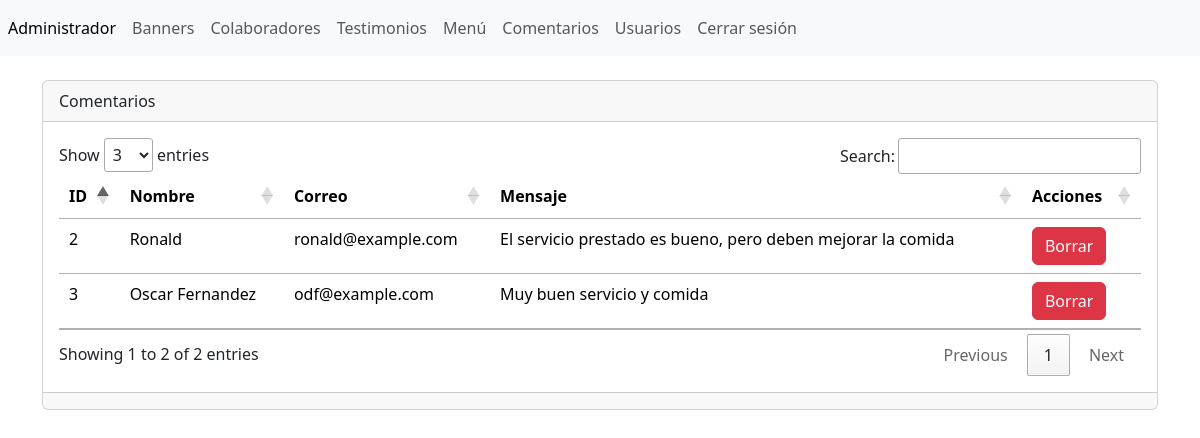
The page /admin/section/comments/index.php (signed in) on the database its author committed.
### tables this page shows
CREATE TABLE `tbl_comentarios` (
  `ID` int NOT NULL,
  `nombre` varchar(255) NOT NULL,
  `correo` varchar(100) NOT NULL,
  `mensaje` varchar(255) NOT NULL
);

### admin/section/comments/index.php (the view, shortened to what this page needs)
<?php
include("../../bd.php");
$sentencia = $conexion -> prepare("SELECT * FROM tbl_comentarios");
$sentencia -> execute();
$lista_comentarios = $sentencia -> fetchAll(PDO::FETCH_ASSOC);
include("../../templates/header.php"); ?>
<br/>
<div class="card">
    <div class="card-header">Comentarios</div>
    <div class="card-body">
        <div class="table-responsive-sm">
            <table class="table">
                <thead>
                    <tr>
                        <th scope="col">ID</th>
                        <th scope="col">Nombre</th>
                        <th scope="col">Correo</th>
                        <th scope="col">Mensaje</th>
                        <th scope="col">Acciones</th>
                    </tr>
                </thead>
                <tbody>
                    <?php foreach($lista_comentarios as $comentarios => $value) { ?>
                        <tr class="">
                            <td scope="row"> <?php echo $value['ID']; ?> </td>
                            <td> <?php echo $value['nombre']; ?> </td>
                            <td> <?php echo $value['correo']; ?> </td>
                            <td> <?php echo $value['mensaje']; ?> </td>
                            <td>
                                <a name="" id="" class="btn btn-danger" href="index.php?txtID=<?php echo $value['ID'] ?>" role="button"> Borrar </a>
                            </td>
                        </tr>
                    <?php } ?>
                </tbody>
            </table>
        </div>
    </div>
    <div class="card-footer text-muted"></div>
</div>
<?php include("../../templates/footer.php"); ?>

### rows shown on the page
tbl_comentarios: ID "2", nombre "Ronald", correo "ronald@example.com", mensaje "El servicio prestado es bueno, pero deben mejorar la comida"
tbl_comentarios: ID "3", nombre "Oscar Fernandez", correo "odf@example.com", mensaje "Muy buen servicio y comida"
